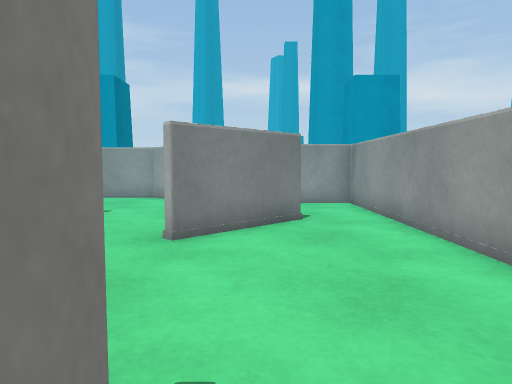
[1] (above)

16 first-person views from a walk through a Unity game level. The camera is 0.66 m above the floor, tilts 4° down and sees 70° across. The floor is counted in squares, 0.5 m on a side. Each view is taken from the middle of a square. On the plan, view 1 faces up. The plan holds only what a view shows up to about 15 squares ahead; the rest is blank. The place goes on beyond the plan. The player is left out. Surface patterns are stand-ins for the level's own textures.

[2]
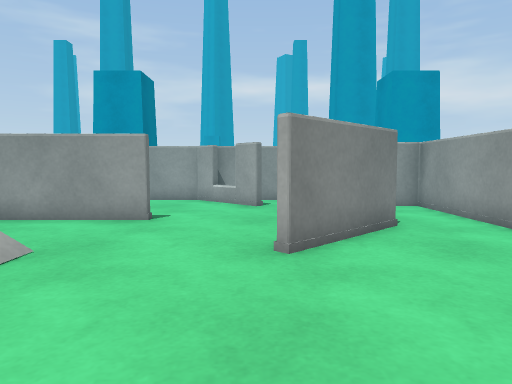

[3]
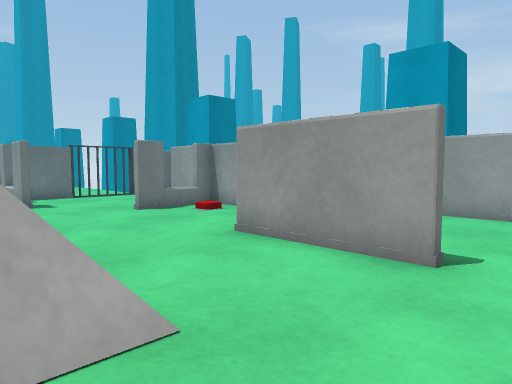

[4]
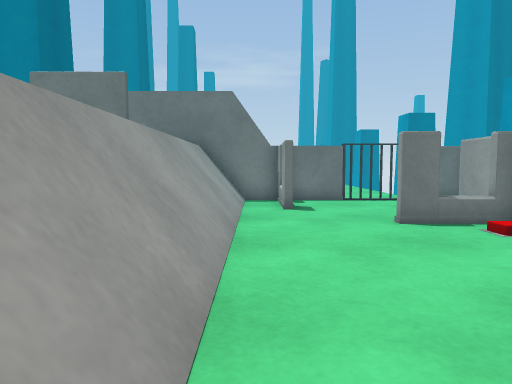

[5]
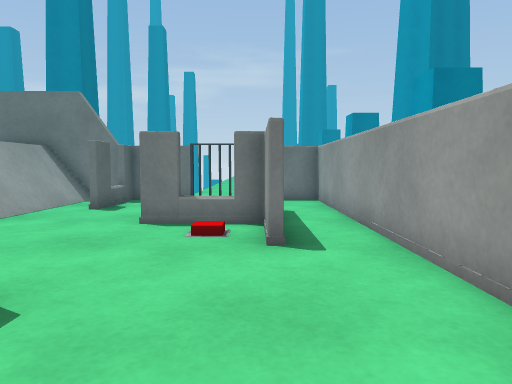

[6]
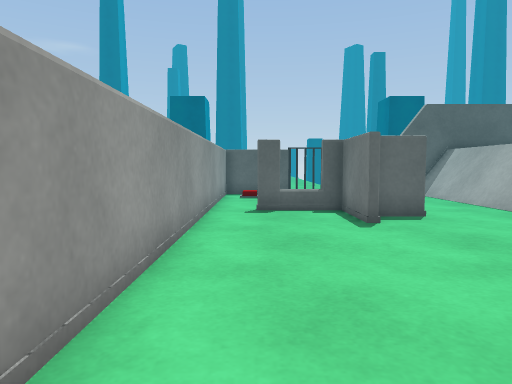

[7]
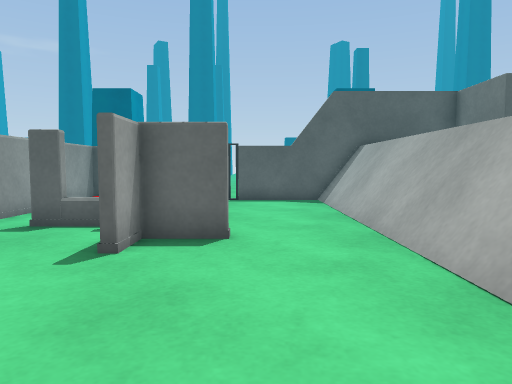

[8]
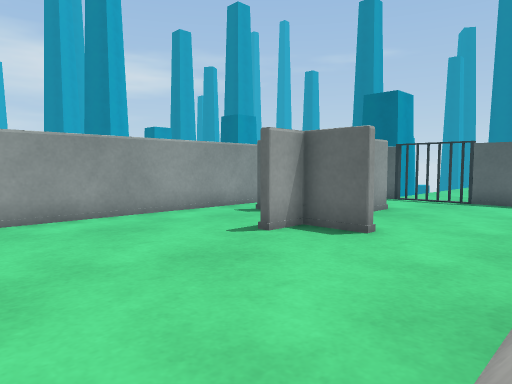

[9]
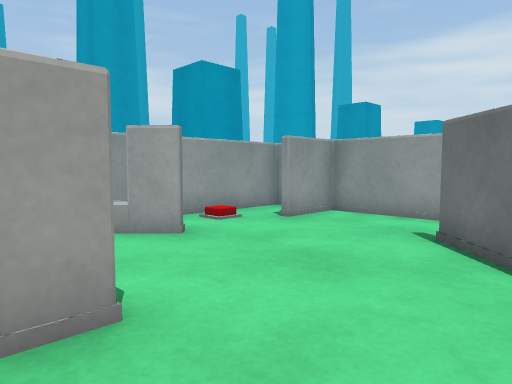

[10]
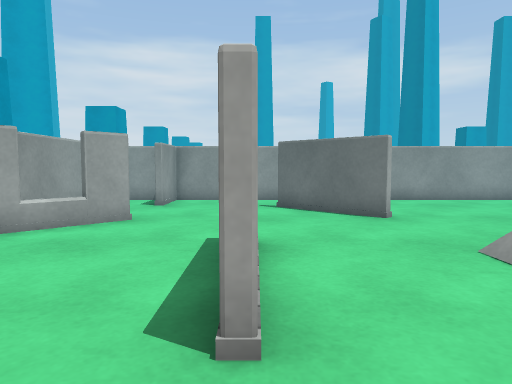

[11]
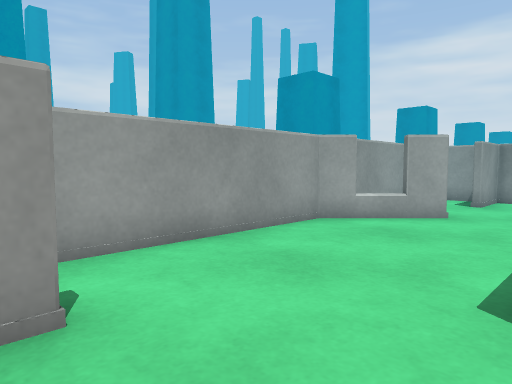

[12]
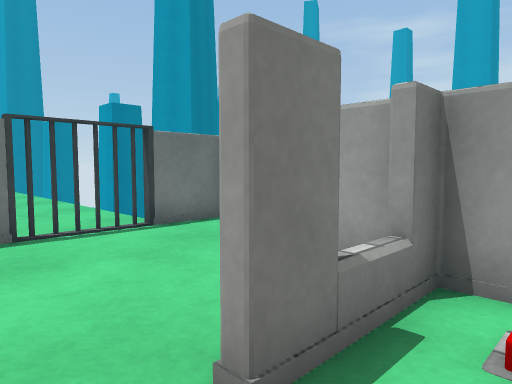

[13]
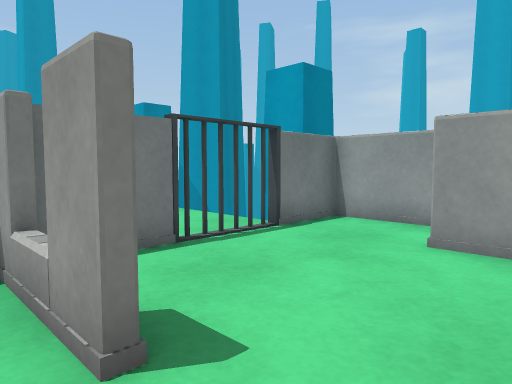

[14]
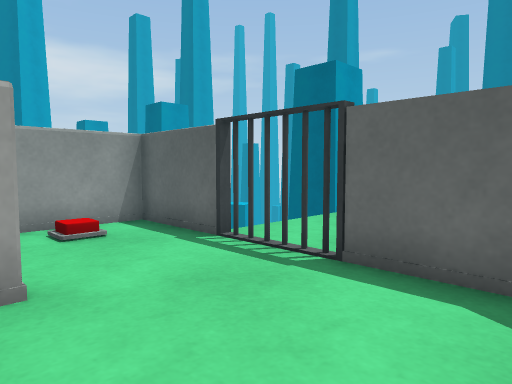

[15]
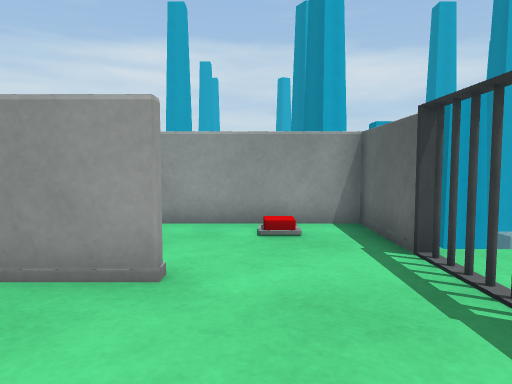

[16]
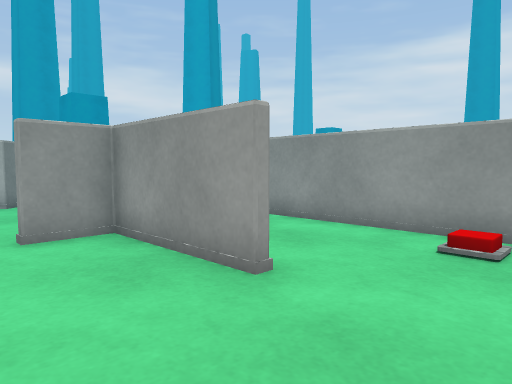

### Floor plan
Points are (right, up) in squares from view 1. A wall is a line through its corners. A room is listed if a view was taken in it or the views show most of it. See-through windows are left out.
Room 1 (views 1, 2, 3, 4, 5, 6, 7, 8, 9, 10, 11, 12, 13, 14, 15, 16)
walls: (-1.7, 6.6) (0.9, 9.3); (-4.6, 10) (-8.6, 10); (-6.4, 2.2) (-6.4, -7.4); (-6.6, 1.9) (-6.6, -7.4); (-6.8, 1.6) (-6.8, -7.4) (-2.1, -7.4); (-2.5, 0.4) (-0.9, 0.4) (-0.9, 1.5); (-0.6, 1.5) (-0.6, -1) (2, -1); (1.1, 9.1) (-1.5, 6.4); (-1.9, 13.1) (-4.3, 15.4) (-19.4, 15.4) (-19.4, 13); (-11, 13.2) (-13.4, 13.2) (-13.4, 10.3); (-0.9, -3.9) (-0.9, 0.1) (-2.5, 0.1); (-16.2, 7.9) (-19.4, 7.9) (-19.4, 5.1); (-13.9, 13.2) (-16.2, 13.2); (3.4, 13.9) (3.4, 15.4) (-3.5, 15.4); (-1.6, -7.3) (-1.2, -7.5) (-0.8, -7.3); (-0.4, -7.5) (0, -7.3); (0.2, -7.4) (3.4, -7.4) (3.4, 13.2) (1.4, 13.2); (-19.5, 5.6) (-6.9, 5.6); (-19.5, 5.5) (-7.1, 5.5); (-19.5, 5.3) (-7.4, 5.3); (-19.4, 10.6) (-19.4, 8.1) (-16.3, 8.1); (-19.3, 12.4) (-19.5, 11.8); (-19.3, 13.2) (-19.5, 12.7)
low walls: (-5.6, 6.3) (-5.6, 5.4); (-5.7, 6.3) (-5.7, 5.4); (-6.1, 6.3) (-6, 6.3) (-6, 5.5); (-5.6, 3.5) (-5.6, -4.4); (-5.7, 3.2) (-5.7, -7.5); (-6, 2.9) (-6, -7.5); (-6.2, 2.5) (-6.2, -7.4); (-5.6, -4.5) (-5.6, -5.4); (-19.4, 6.3) (-6.5, 6.3); (-19.5, 5.9) (-6.5, 5.9); (-19.5, 6.1) (-6, 6.1)
ways out: gap at (-20, 12.5); gap at (-2, -8); gap at (0, -8)

Positions as (right, up) in squares from view 1, and headings:
1: (0, 0), facing up
2: (-2, 1), facing up
3: (-3, 5), facing up-left
4: (-5, 7), facing left
5: (-5, 13), facing left
6: (2, 10), facing down
7: (-3, 7), facing down
8: (-6, 7), facing down-right
9: (-6, 7), facing up-right
10: (-11, 10), facing right
11: (-12, 10), facing up-right
12: (-12, 9), facing up-left
13: (-14, 7), facing up-left
14: (-5, -3), facing down-right
15: (-5, -5), facing right
16: (-4, -7), facing up-right
